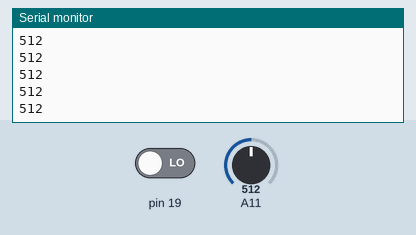
Recording of a sketch running on a simulated Arduino Mega 2560, built with avr-gcc and run on an emulated ATmega2560. On the bench: the last lines printed to the serial monitor. Inputs (shaded band) come from the test bench; at power-on: A11 = 512, pin 19 LOW.

Above: at 2.7 s.
2.8 s: A11 set to 109
At 3.3 s:
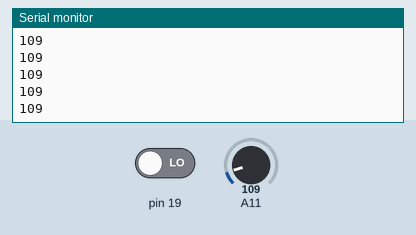
4.3 s: A11 set to 90
At 4.9 s:
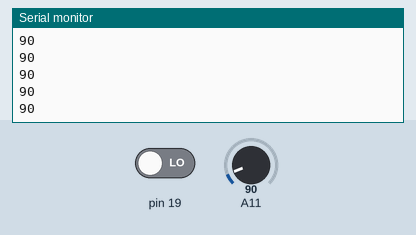
Timing chart, 0 to 7.3 s (numbered marks = the images above; inputs shaded):
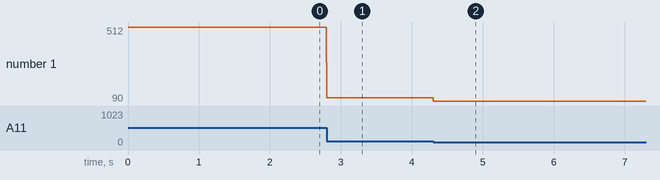

Measured:
- after the input at 2.8 s, the serial monitor: prints a new line at once (image 1)
- after the input at 4.3 s, the serial monitor: prints a new line at once (image 2)
- plotted number 1: 512 → 109 after the input at 2.8 s, 109 → 90 after the input at 4.3 s

The sketch:

testNavKey.ino
```cpp
void setup() {
  // put your setup code here, to run once:
Serial.begin(9600);
pinMode(A11,INPUT);
pinMode(19,INPUT);
}

void loop() {
  // put your main code here, to run repeatedly:
int x=analogRead(11);
if (digitalRead(19) ==HIGH)
{
  Serial.println("Pressed");
}

Serial.println(x);
delay(5);
}
```
